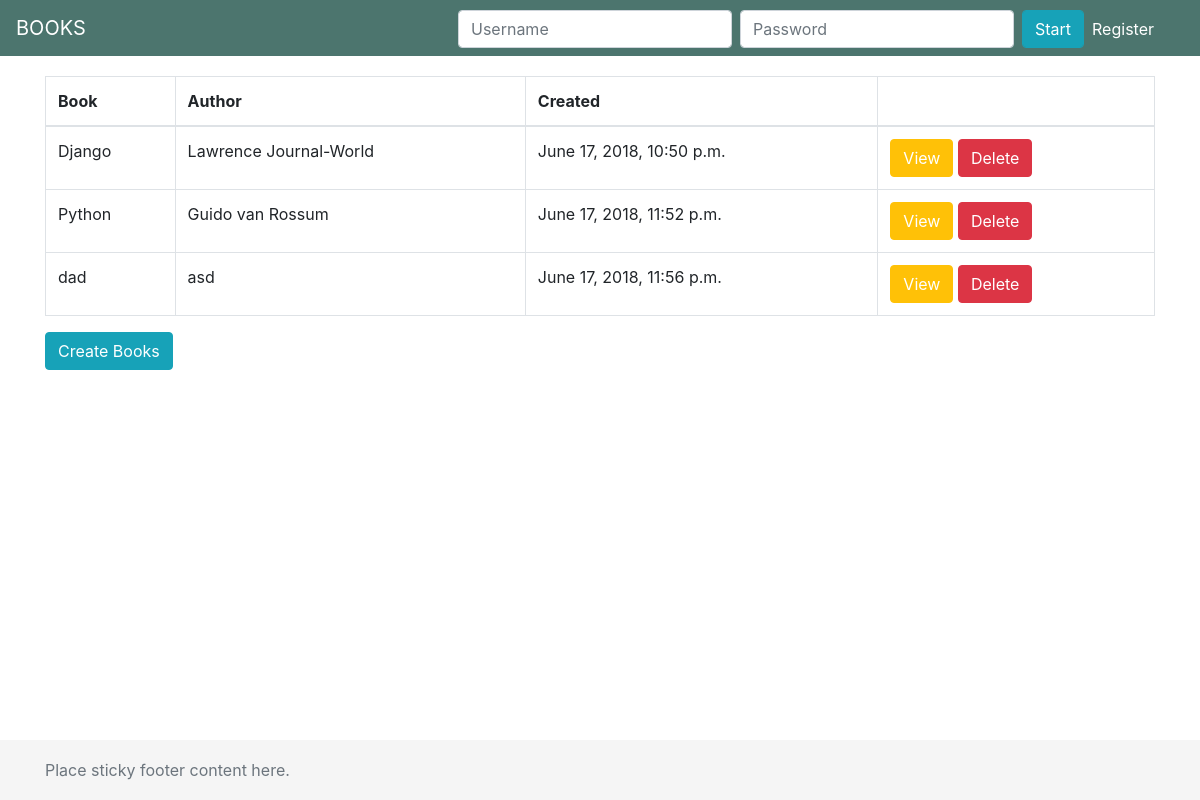
The page /home/book/list/ on the database as committed earlier.
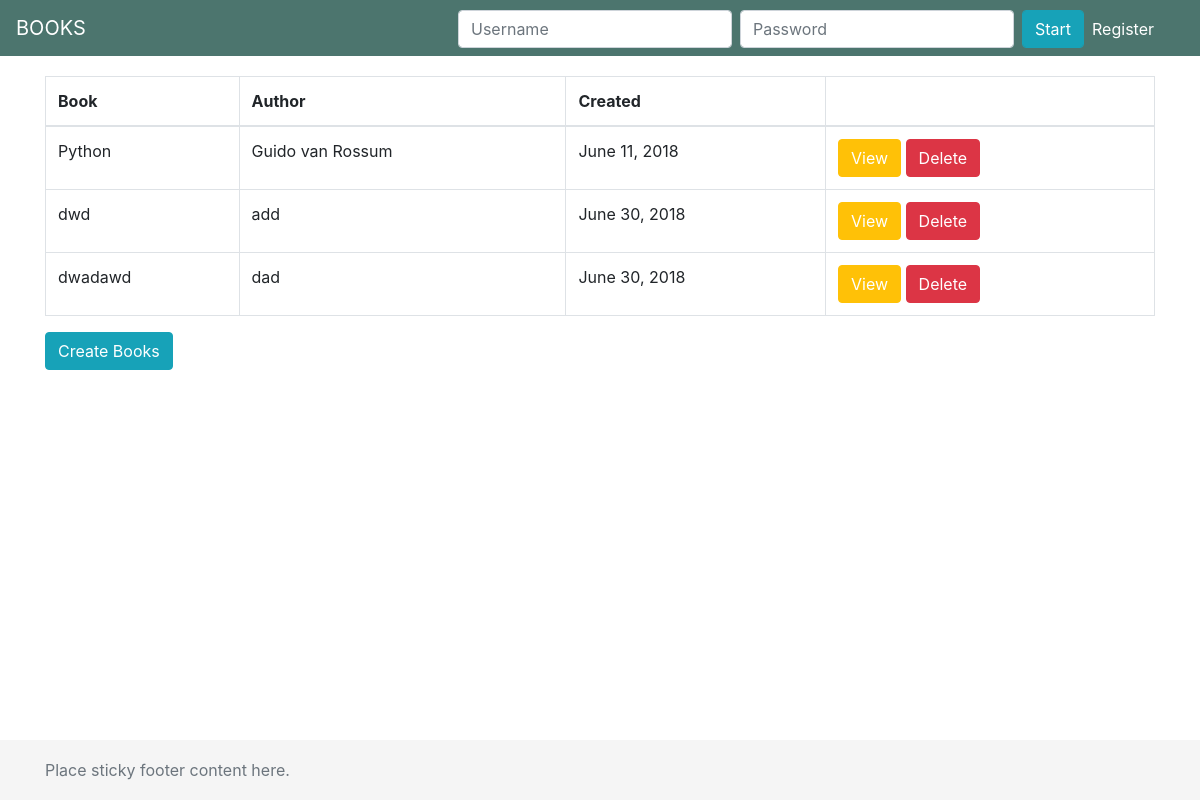
The same page on the database as committed later.
### apps/models.py (models this page shows, shortened)
class Books(models.Model):
    title = models.CharField(max_length=150, )
    sub_title = models.CharField(max_length=100, )
    author = models.CharField(max_length=100, )
    description = models.TextField(max_length=800, )
    content = models.TextField(max_length=2000, )
    date_created = models.DateField(("Date"), default=datetime.date.today)

### apps/views.py (the view)
# urls.py: path('book/list/', views.BooksList.as_view(), name='book_list'),
class BooksList(ListView):
    model = Books
    template_name = 'books/books.html'

### templates/books/books.html (shortened to what this page needs)
{% extends 'layouts/base.html' %}
{% load staticfiles %}
{% block content %}
    <table class="table table-bordered">
        <thead>
        <tr>
            <th>Book</th>
            <th>Author</th>
            <th>Created</th>
            <th></th>
        </tr>
        </thead>
        <tbody>
        {% for bk in books_list %}
            <tr>
                <td>{{ bk.title }}</td>
                <td>{{ bk.author }}</td>
                <td>{{ bk.date_created }}</td>
                <td>
                    <a class="btn btn-warning" style="color: white;" href="{% url 'book_view' bk.id %}">View</a>
                    <a class="btn btn-danger" style="color: white;" href="{% url 'book_delete' bk.id %}">Delete</a>
                </td>
            </tr>
        {% endfor %}
        </tbody>
    </table>
    <a class="btn btn-info" href="{% url 'book_create' %}">Create Books</a>
{% endblock %}

### templates/layouts/base.html (shortened to what this page needs)
{% load  staticfiles %}
<!doctype html>
<html lang="en">
<head>
    <link rel="stylesheet" href="{% static 'libs/boostrap/css/bootstrap.min.css' %}">
    <link rel="stylesheet" href="{% static "css/footer.css" %}">
</head>
<body>
{% block nav %}
    {% include 'layouts/navbar.html' %}
{% endblock %}
<div class="container mb-3 mt-3 pb-4">
    {% block content %}{% endblock %}
</div>
{% block footer %}
<footer class="footer mb-auto">
    <div class="container">
        <span class="text-muted">Place sticky footer content here.</span>
    </div>
</footer>
{% endblock %}
</body>
</html>

### templates/layouts/navbar.html (shortened to what this page needs)
<header>
    <nav class="navbar navbar-expand-md navbar-dark fixed-top" style="background-color: #4C756E; color: white;">
        <a class="navbar-brand" href="#">BOOKS</a>
        <div class="collapse navbar-collapse" id="navbarTogglerDemo02">
            {% if request.user.is_authenticated %}
                <ul class="navbar-nav mr-auto">
                    <li class="nav-item ">
                        <a class="nav-link" href="{% url 'index' %}">Home <span class="sr-only">(current)</span></a>
                    </li>
                    <li class="nav-item ">
                        <a class="nav-link" href="{% url 'list_student' %}">List</a>
                    </li>
                    <li class="nav-item ">
                        <a class="nav-link" href="{% url 'book_list' %}">Books</a>
                    </li>
                    <li class="nav-item dropdown ">
                        <a class="nav-link dropdown-toggle" href="#" id="navbarDropdownMenuLink"
                           data-toggle="dropdown"
                           aria-haspopup="true" aria-expanded="false">
                            Gallery
                        </a>
                        <div class="dropdown-menu" aria-labelledby="navbarDropdownMenuLink">
                            <a class="dropdown-item" href="#">Django</a>
                            <a class="dropdown-item" href="#">Python</a>
                            <a class="dropdown-item" href="#">Javascript</a>
                            <a class="dropdown-item" href="#">Html</a>
                            <a class="dropdown-item" href="#">Css</a>
                            <a class="dropdown-item" href="#">MySql</a>
                            <a class="dropdown-item" href="#">Terminal</a>
                        </div>
                    </li>
                </ul>
                <form class="form-inline mt-2 mt-md-0" style="margin-right: 10px;">
                    <input class="form-control mr-sm-2" type="text" placeholder="Search" aria-label="Search">
                    <button class="btn btn-outline-warning my-2 my-sm-0" type="submit">Search</button>
                </form>
                <ul class="navbar-nav">
                    <li class="nav-item dropdown">
                        <a class="nav-link dropdown-toggle" href="#" id="navbarDropdownMenuLink"
                           data-toggle="dropdown"
                           aria-haspopup="true" aria-expanded="false">
                            {{ request.user }}
                        </a>
                        <div class="dropdown-menu" aria-labelledby="navbarDropdownMenuLink" style="left: -60px;">
                            <a class="dropdown-item" href="#">My Profile</a>
                            <a class="dropdown-item" href="#">Settings</a>
                            <button class="btn btn-info" type="submit" style="margin-left: 20px;">
                                <a href="/logout" style="text-decoration: none; color: white;">Logout</a></button>
                        </div>
                    </li>
                </ul>
            {% else %}
                <form method="post" class="form-inline mt-2 mt-md-0 ml-auto ">
                    <div class="col-md-12">
                    </div>
                    <div class="form-group">
                        <input type="text" name="username" class="form-control mr-sm-2" placeholder="Username">
                    </div>
                    <div class="form-group">
                        <input type="password" name="password" class="form-control mr-sm-2" placeholder="Password">
                    </div>
                    <div class="form-group">
                        <input type="submit" name="login" class="btn btn-info form-control mr-sm-2" value="Start">
                    </div>
                        <a href="{% url 'register_user' %}" style="text-decoration: none; color: #fff;">Register</a>
                </form>
            {% endif %}
        </div>
    </nav>
</header>

### apps/static/css/footer.css (style rules this page uses)
html { position: relative; min-height: 100%; }
body { margin-bottom: 60px; }
.footer { position: absolute; bottom: 0; width: 100%; height: 60px; line-height: 60px; background-color: #f5f5f5; }
body > .container { padding: 60px 15px 0; }
.footer > .container { padding-right: 15px; padding-left: 15px; }

Rows that differ between the two databases and show on the page:
removed Books: title "Django", author "Lawrence Journal-World", date_created "June 17, 2018, 10:50 p.m."
removed Books: title "dad", author "asd", date_created "June 17, 2018, 11:56 p.m."
changed Books "Python": date_created "June 17, 2018, 11:52 p.m." → "June 11, 2018"
added Books: title "dwd", author "add", date_created "June 30, 2018"
added Books: title "dwadawd", author "dad", date_created "June 30, 2018"
